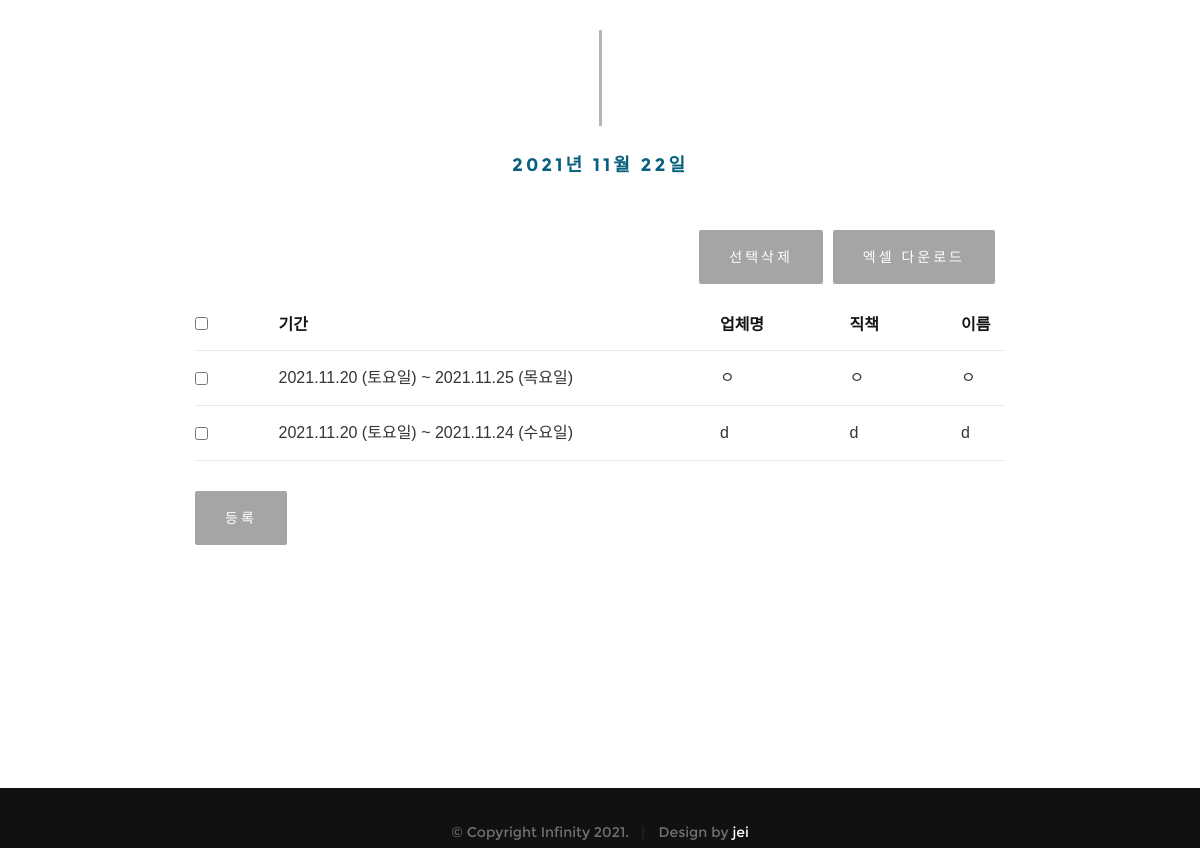
Before: /board/list/ (lower part) with the older database file.
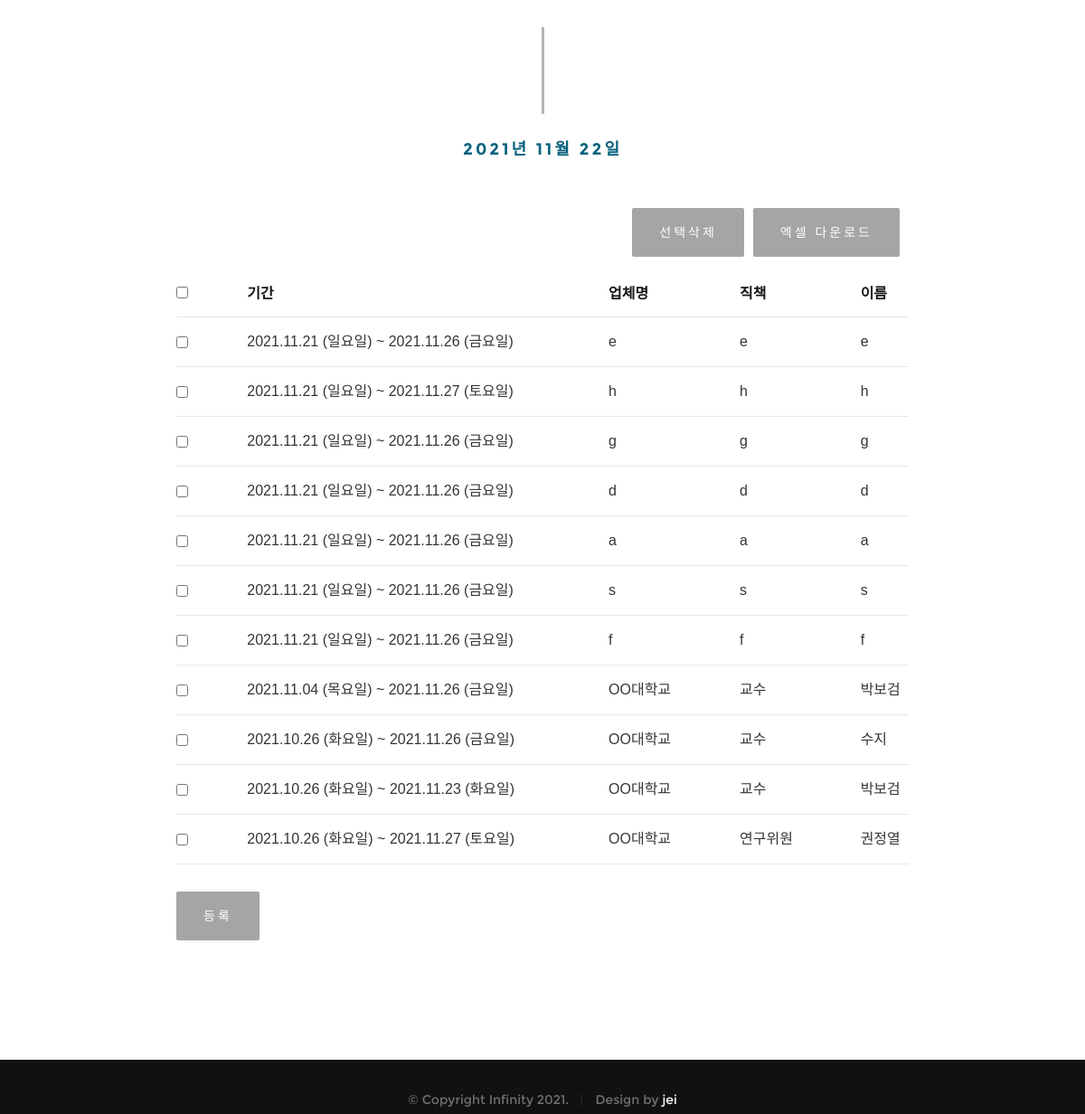
After: the same page with the newer database file.
### board/models.py (models this page shows, shortened)
class Board(models.Model):
    objects = models.Manager()
    start_date = models.DateField(verbose_name='시작날짜')
    end_date = models.DateField(verbose_name='종료날짜')
    company = models.CharField(max_length=128,
                                verbose_name='업체명')
    position = models.CharField(max_length=128,
                                verbose_name='직책')
    guest_name = models.CharField(max_length=32,
                                verbose_name='출입자명')
    class Meta:
        db_table = 'board'
        verbose_name = '출입명단'
        verbose_name_plural = '출입명단'

### board/views.py (the view)
# urls.py: path('', board_list, name='home'),
def board_list(request):
    boards = Board.objects.all().order_by('-id')
    return render(request,
                'board_list.html',
                {'boards': boards, 'time' : datetime.now() + timedelta(days=1)})

### board/templates/board_list.html (shortened to what this page needs)
{% extends "base.html" %}
{% block contents %}
    <section id="about">
        <div class="row about-wrap">
            <div class="col-full">
                    <div class="intro">
                        <h3 class="animate-this">{{ time|date:'Y년 m월 d일' }}</h3>
                            <form name='deleteForm' action="/board/delete/" method="POST">
                                <input type="button" class="right-btn" value="엑셀 다운로드" onclick="location.href='/board/%5Eexport/xls/$'" />
                                <input type="button" class="right-btn" value="선택삭제" onclick="infoDelete();" />
                                <table class="table">
                                    <thead>
                                        <tr>
                                            <th><input type="checkbox" name="selected_all"></th>
                                            <th>기간</th>
                                            <th>업체명</th>
                                            <th>직책</th>
                                            <th>이름</th>
                                        </tr>
                                    </thead>
                                    <tbody>
                                        {% for board in boards %}
                                            {% if board.start_date|date:'Ymd' <= time|date:'Ymd' and board.end_date|date:'Ymd' >= time|date:'Ymd' %}
                                            <tr onclick="location.href='/board/detail/{{ board.id }}'" style="cursor: pointer;">
                                                <td onclick="event.cancelBubble=true" style="cursor: default;">
                                                    <input type="checkbox" name="selected" value="{{board.pk}}"/>
                                                </td>
                                                <td>{{ board.start_date|date:'Y.m.d (D)' }} ~ {{ board.end_date|date:'Y.m.d (D)' }}</td>
                                                <td>{{ board.company }}</td>
                                                <td>{{ board.position }}</td>
                                                <td>{{ board.guest_name }}</td>
                                            </tr>
                                            {% endif %}
                                        {% endfor %}
                                    </tbody>
                                </table>
                            </form>
                        <div class="row">
                            <div class="col-12">
                                <button onclick="location.href='/board/write/'">등록</button>
                            </div>
                        </div>
                    </div>
            </div>
        </div>
    </section>
	<footer>
   	 <div class="footer-bottom">
      	<div class="row">
      		<div class="col-twelve">
	      		<div class="copyright">
		         	<span>© Copyright Infinity 2021.</span>
		         	<span>Design by <a href="https://github.com/skskdmsdl">jei</a></span>
		         </div>
	      	</div>
      	</div>
      </div>
   </footer>
{% endblock %}

Changed rows visible on the page:
removed Board: start_date "2021.11.20 (토요일)", end_date "2021.11.25 (목요일)", company "ㅇ", position "ㅇ", guest_name "ㅇ"
removed Board: start_date "2021.11.20 (토요일)", end_date "2021.11.24 (수요일)", company "d", position "d", guest_name "d"
added Board: start_date "2021.11.21 (일요일)", end_date "2021.11.26 (금요일)", company "e", position "e", guest_name "e"
added Board: start_date "2021.11.21 (일요일)", end_date "2021.11.27 (토요일)", company "h", position "h", guest_name "h"
added Board: start_date "2021.11.21 (일요일)", end_date "2021.11.26 (금요일)", company "g", position "g", guest_name "g"
added Board: start_date "2021.11.21 (일요일)", end_date "2021.11.26 (금요일)", company "d", position "d", guest_name "d"
added Board: start_date "2021.11.21 (일요일)", end_date "2021.11.26 (금요일)", company "a", position "a", guest_name "a"
added Board: start_date "2021.11.21 (일요일)", end_date "2021.11.26 (금요일)", company "s", position "s", guest_name "s"
added Board: start_date "2021.11.21 (일요일)", end_date "2021.11.26 (금요일)", company "f", position "f", guest_name "f"
now on this page (row edited): Board: start_date "2021.11.04 (목요일)", end_date "2021.11.26 (금요일)", company "OO대학교", position "교수", guest_name "박보검"
now on this page (row edited): Board: start_date "2021.10.26 (화요일)", end_date "2021.11.26 (금요일)", company "OO대학교", position "교수", guest_name "수지"
now on this page (row edited): Board: start_date "2021.10.26 (화요일)", end_date "2021.11.23 (화요일)", company "OO대학교", position "교수", guest_name "박보검"
now on this page (row edited): Board: start_date "2021.10.26 (화요일)", end_date "2021.11.27 (토요일)", company "OO대학교", position "연구위원", guest_name "권정열"
